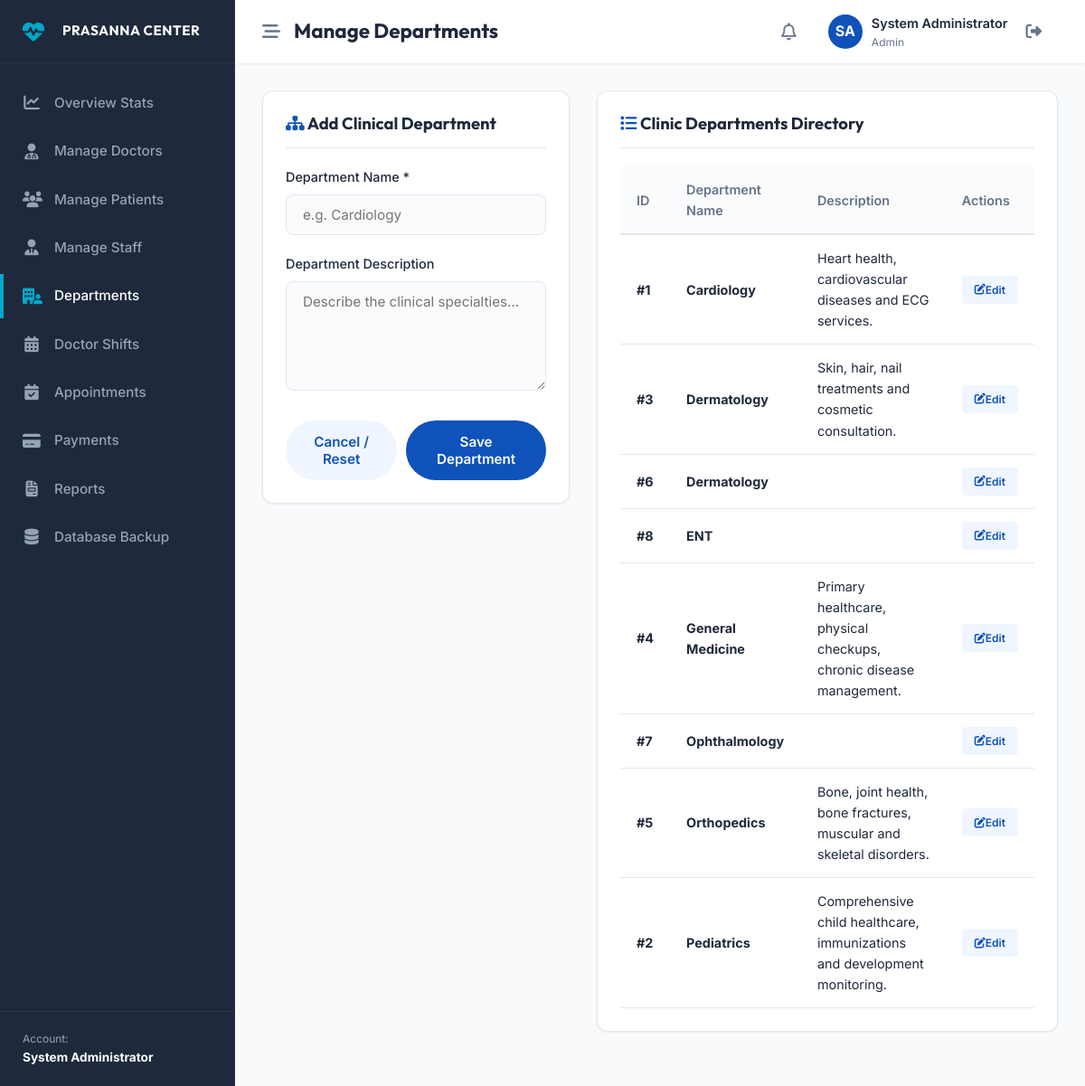
The app's page /admin/departments.php (signed in) with its own data.
### tables this page shows
CREATE TABLE `departments` (
  `id` int(11) NOT NULL,
  `name` varchar(100) NOT NULL,
  `description` text DEFAULT NULL,
  `created_at` timestamp NOT NULL DEFAULT current_timestamp()
);

### admin/departments.php (the view, shortened to what this page needs)
<?php
require_once dirname(__DIR__) . '/includes/dashboard_header.php';
try {
    $departments = $pdo->query("SELECT * FROM departments ORDER BY name ASC")->fetchAll();
} catch (PDOException $e) {
    $departments = [];
}
?>
<div style="display:grid; grid-template-columns: 1fr 1.5fr; gap:30px; align-items: start;">
    <div class="db-card" id="formCard">
        <div class="db-card-header">
            <h3 id="formTitle"><i class="fa-solid fa-sitemap text-primary"></i> Add Clinical Department</h3>
        </div>
        <form action="" method="POST" id="deptForm">
            <div class="form-group">
                <label for="name">Department Name *</label>
                <input type="text" name="name" id="name" required class="form-control" placeholder="e.g. Cardiology">
            </div>
            <div class="form-group">
                <label for="description">Department Description</label>
                <textarea name="description" id="description" rows="5" class="form-control" placeholder="Describe the clinical specialties..."></textarea>
            </div>
            <div style="margin-top: 25px; display:flex; gap:10px;">
                <button type="button" class="btn btn-secondary" onclick="resetDeptForm()" style="flex:1;">Cancel / Reset</button>
                <button type="submit" class="btn btn-primary" id="submitBtn" style="flex:1.5;">Save Department</button>
            </div>
        </form>
    </div>
    <div class="db-card">
        <div class="db-card-header">
            <h3><i class="fa-solid fa-list text-primary"></i> Clinic Departments Directory</h3>
        </div>
        <div class="table-responsive">
            <table class="db-table">
                <thead>
                    <tr>
                        <th>ID</th>
                        <th>Department Name</th>
                        <th>Description</th>
                        <th>Actions</th>
                    </tr>
                </thead>
                <tbody>
                    <?php if (!empty($departments)): ?>
                        <?php foreach ($departments as $d): ?>
                            <tr>
                                <td><strong>#<?php echo $d['id']; ?></strong></td>
                                <td><strong><?php echo htmlspecialchars($d['name']); ?></strong></td>
                                <td><?php echo htmlspecialchars($d['description']); ?></td>
                                <td>
                                    <button class="btn btn-secondary" style="padding: 6px 12px; font-size:0.75rem; border-radius:4px;"
                                            onclick="editDept(<?php echo htmlspecialchars(json_encode($d)); ?>)">
                                        <i class="fa-solid fa-edit"></i> Edit
                                    </button>
                                </td>
                            </tr>
                        <?php endforeach; ?>
                    <?php else: ?>
                        <tr>
                            <td colspan="4" style="text-align:center; padding: 20px;">No clinical departments listed.</td>
                        </tr>
                    <?php endif; ?>
                </tbody>
            </table>
        </div>
    </div>
</div>
<?php require_once dirname(__DIR__) . '/includes/dashboard_footer.php'; ?>

### assets/css/style.css (style rules this page uses)
:root { --primary-color: #0f52ba; --primary-hover: #0b3c8f; --secondary-color: #f0f6ff; --accent-color: #00a8cc; --accent-hover: #008eb0; --dark-color: #1e293b; --light-color: #ffffff; --grey-color: #64748b; --light-grey: #e2e8f0; --success-color: #10b981; --warning-color: #f59e0b; --danger-color: #ef4444; --shadow-sm: 0 1px 3px rgba(0,0,0,0.05), 0 1px 2px rgba(0,0,0,0.02); --shadow-md: 0 4px 6px -1px rgba(15, 82, 186, 0.05), 0 2px 4px -2px rgba(15, 82, 186, 0.05); --shadow-lg: 0 10px 25px -5px rgba(15, 82, 186, 0.1), 0 8px 10px -6px rgba(15, 82, 186, 0.08); --shadow-inset: inset 0 2px 4px 0 rgba(0, 0, 0, 0.06); --font-sans: 'Inter', -apple-system, BlinkMacSystemFont, "Segoe UI", Roboto, sans-serif; --font-heading: 'Outfit', sans-serif; --transition: all 0.3s cubic-bezier(0.4, 0, 0.2, 1); }
* { margin: 0; padding: 0; box-sizing: border-box; }
html { scroll-behavior: smooth; }
body { font-family: var(--font-sans); color: var(--dark-color); background-color: var(--light-color); line-height: 1.6; overflow-x: hidden; }
h1, h2, h3, h4, h5, h6 { font-family: var(--font-heading); font-weight: 700; color: var(--dark-color); line-height: 1.2; }
.text-primary { color: var(--primary-color); }
.btn { display: inline-flex; align-items: center; justify-content: center; padding: 12px 28px; font-size: 0.95rem; font-weight: 600; border-radius: 50px; cursor: pointer; transition: var(--transition); border: 2px solid transparent; font-family: var(--font-sans); }
.btn-primary { background-color: var(--primary-color); color: var(--light-color); }
.btn-secondary { background-color: var(--secondary-color); color: var(--primary-color); }
.form-group { margin-bottom: 20px; text-align: left; }
.form-group label { display: block; font-weight: 500; margin-bottom: 8px; font-size: 0.9rem; }
.form-control { width: 100%; padding: 12px 18px; border-radius: 8px; border: 1.5px solid var(--light-grey); background-color: #fafbfc; font-family: var(--font-sans); font-size: 0.95rem; transition: var(--transition); }

### assets/css/dashboard.css (style rules this page uses)
:root { --sidebar-width: 260px; --sidebar-collapsed-width: 70px; --topbar-height: 70px; }
body.dashboard-body { background-color: #f8fafc; overflow-x: hidden; }
.db-card { background: white; border-radius: 12px; box-shadow: var(--shadow-sm); border: 1px solid var(--light-grey); padding: 25px; margin-bottom: 30px; }
.db-card-header { display: flex; justify-content: space-between; align-items: center; margin-bottom: 20px; padding-bottom: 15px; border-bottom: 1px solid var(--light-grey); }
.db-card-header h3 { font-size: 1.15rem; font-family: var(--font-heading); font-weight: 700; }
.table-responsive { width: 100%; overflow-x: auto; }
.db-table { width: 100%; border-collapse: collapse; text-align: left; font-size: 0.9rem; }
.db-table th { padding: 14px 18px; font-weight: 600; color: var(--grey-color); border-bottom: 2px solid var(--light-grey); background-color: #fafbfc; }
.db-table td { padding: 14px 18px; border-bottom: 1px solid var(--light-grey); color: var(--dark-color); vertical-align: middle; }

### records on screen
departments: id "1", name "Cardiology", description "Heart health, cardiovascular diseases and ECG services."
departments: id "3", name "Dermatology", description "Skin, hair, nail treatments and cosmetic consultation."
departments: id "6", name "Dermatology"
departments: id "8", name "ENT"
departments: id "4", name "General Medicine", description "Primary healthcare, physical checkups, chronic disease management."
departments: id "7", name "Ophthalmology"
departments: id "5", name "Orthopedics", description "Bone, joint health, bone fractures, muscular and skeletal disorders."
departments: id "2", name "Pediatrics", description "Comprehensive child healthcare, immunizations and development monitoring."

### other values on screen
$_SESSION['full_name'] "System Administrator"
$page_title "Manage Departments"
substr($initials, 0, 2) "SA"
$_SESSION['role'] "Admin"
